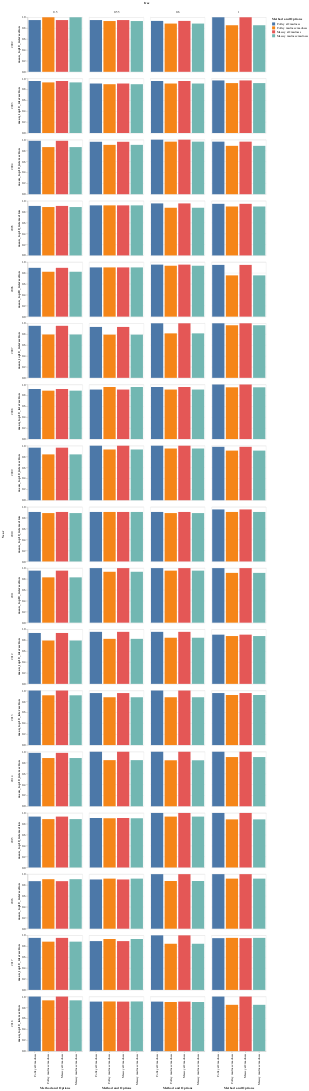

Notebook source saved alongside this figure:
### Code cell
import altair as alt

ms['Method and Options']=ms['Method'] + ' '+ms['Domain']+':'+ms['Range']

alt.Chart(ms).mark_bar().encode(
    x='Method and Options',
    y=alt.Y(feature_name,scale=alt.Scale(0,1)),
    color='Method and Options'#,
    #column='Year:N'
).properties(
    width=180,
    height=180
).facet(row='Year:N',column='frac')

### Figure 1 — Vega-Lite specification as saved in the notebook (floating-point values rounded to 4 significant figures; data arrays with more than 128 entries replaced by an {"elided": "..."} marker saying what was removed)
{"config": {"view": {"continuousWidth": 400, "continuousHeight": 300}}, "data": {"name": "data-38c8ace23af86c0652ecea9076faecd9"}, "facet": {"column": {"type": "quantitative", "field": "frac"}, "row": {"type": "nominal", "field": "Year"}}, "spec": {"mark": "bar", "encoding": {"color": {"type": "nominal", "field": "Method and Options"}, "x": {"type": "nominal", "field": "Method and Options"}, "y": {"type": "quantitative", "field": "mean_top10_intersection", "scale": {"align": 0, "base": 1}}}, "height": 180, "width": 180}, "$schema": "https://vega.github.io/schema/vega-lite/v4.8.1.json", "datasets": {"data-38c8ace23af86c0652ecea9076faecd9": {"elided": "272 records"}}}
